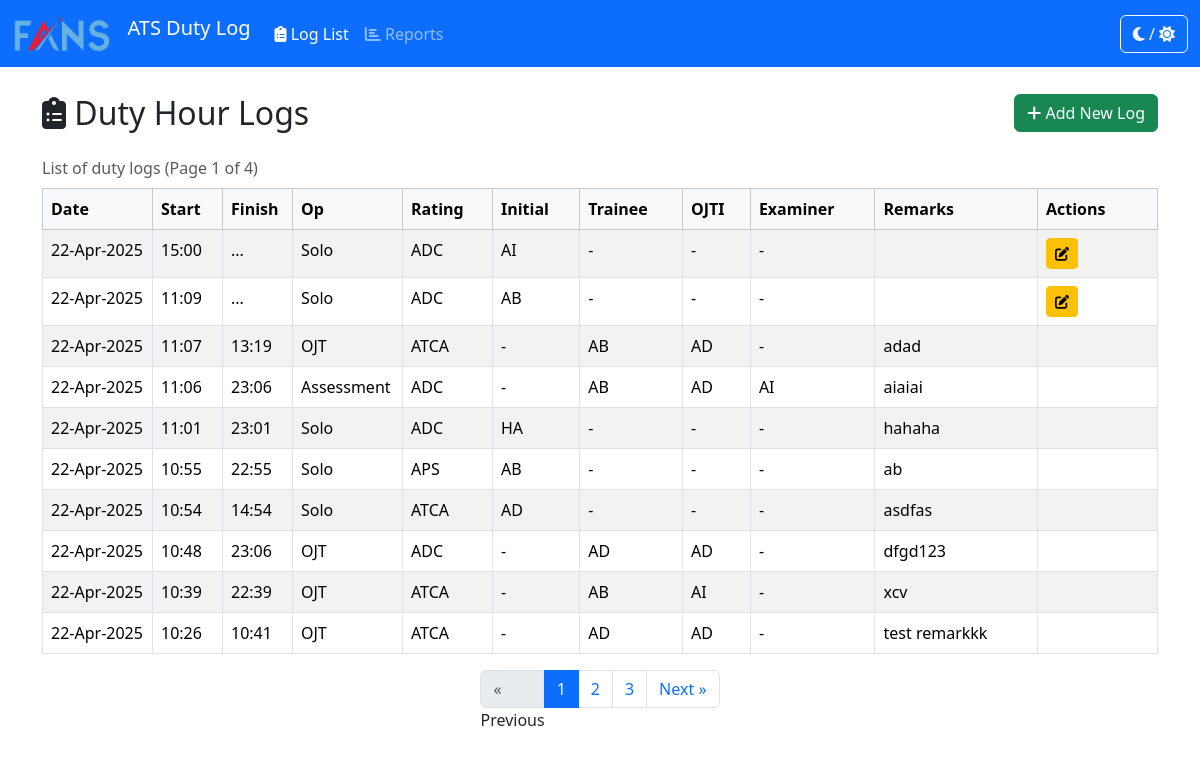
/logs/, run on the app's committed database.
### duty_hour_log/models.py (models this page shows, shortened)
class DutyHourLog(models.Model):
    OP_CHOICES = [
        ('', '---------'), # Add a blank choice
        ('Solo', 'Solo'),
        ('OJT', 'OJT'),
        ('Assessment', 'Assessment'),
    ]
    RATING_CHOICES = [
        ('ADC', 'ADC'),
        ('APP', 'APP'),
        ('APS', 'APS'),
        ('ATCA', 'ATCA'),
    ]
    op = models.CharField(
        max_length=20,
        choices=OP_CHOICES,
        verbose_name="Operation Type"
    )
    date = models.DateField()
    start_time = models.TimeField(verbose_name="Start Time")
    finish_time = models.TimeField(verbose_name="Finish Time", null=True, blank=True)
    rating = models.CharField(
        max_length=10,
        choices=RATING_CHOICES
    )
    initial = models.ForeignKey(
        Initial,
        on_delete=models.PROTECT,
        verbose_name="Initial (Controller)", # For Solo operations
        related_name='duty_logs_as_primary',
        null=True, # Made optional
        blank=True  # Made optional
    )
    ojti = models.ForeignKey(
        Initial,
        on_delete=models.PROTECT,
        null=True,
        blank=True,
        verbose_name="OJTI",
        related_name='duty_logs_as_ojti',
        help_text="Select for OJT operations."
    )
    examiner = models.ForeignKey(
        Initial,
        on_delete=models.PROTECT,
        null=True,
        blank=True,
        verbose_name="Examiner",
        related_name='duty_logs_as_examiner',
        help_text="Select for Assessment operations."
    )
    trainee = models.ForeignKey( # NEW FIELD
        Initial,
        on_delete=models.PROTECT,
        null=True,
        blank=True,
        verbose_name="Trainee",
        related_name='duty_logs_as_trainee',
        help_text="Select for OJT or Assessment operations."
    )
    remarks = models.TextField(blank=True, null=True)
    created_at = models.DateTimeField(auto_now_add=True)
    updated_at = models.DateTimeField(auto_now=True)
    class Meta:
        ordering = ['-date', '-start_time']
        verbose_name = "Duty Hour Log"
        verbose_name_plural = "Duty Hour Logs"

class Initial(models.Model):
    code = models.CharField(max_length=10, unique=True, help_text="Unique code/identifier for the Initial (e.g., 'JDS')")
    full_name = models.CharField(max_length=100, blank=True, null=True, help_text="Optional full name associated with the initial")
    is_active = models.BooleanField(default=True, help_text="Mark if this initial is currently active")
    class Meta:
        verbose_name = "Initial"
        verbose_name_plural = "Initials"
        ordering = ['code']

### duty_hour_log/views.py (the view)
# urls.py: path('', lambda request: redirect('log_list', permanent=False)), # Requires from django.shortcuts import redirect
def log_list(request):
    log_list_all = DutyHourLog.objects.all().order_by('-date', '-start_time')
    paginator = Paginator(log_list_all, 10) # Show 10 logs per page.
    page_number = request.GET.get('page')
    page_obj = paginator.get_page(page_number)
    active_initials = list(Initial.objects.filter(is_active=True).values('id', 'code'))
    op_choices = [{'value': c[0], 'display': c[1]} for c in DutyHourLog.OP_CHOICES]
    rating_choices = [{'value': c[0], 'display': c[1]} for c in DutyHourLog.RATING_CHOICES]
    context = {
        'page_obj': page_obj,
        'active_initials_json': json.dumps(active_initials), # Pass initials as JSON
        'op_choices_json': json.dumps(op_choices), # Pass choices as JSON
        'rating_choices_json': json.dumps(rating_choices), # Pass choices as JSON
        'today_date': date.today().isoformat(), # Default date for new row
    }
    return render(request, 'duty_hour_log/log_list_inline.html', context) # Use a new template name

### duty_hour_log/templates/duty_hour_log/log_list_inline.html (shortened to what this page needs)
{% extends 'duty_hour_log/base.html' %}
{% load static %}
{% block content %}
    <div class="row">
        <div class="col-12">
            <div class="d-flex justify-content-between align-items-center mb-3">
                 <h2 class="mb-0"><i class="fas fa-clipboard-list"></i> Duty Hour Logs</h2>
                 <button id="addLogRowBtn" class="btn btn-success"><i class="fas fa-plus"></i> Add New Log</button>
            </div>
            <div class="table-responsive">
                <table class="table table-striped table-hover table-bordered caption-top">
                    <caption>
                        List of duty logs {% if page_obj %}(Page {{ page_obj.number }} of {{ page_obj.paginator.num_pages }}){% endif %}
                    </caption>
                    <thead class="table-light">
                        <tr>
                            <th style="width: 110px;">Date</th>
                            <th style="width: 70px;">Start</th>
                            <th style="width: 70px;">Finish</th>
                            <th style="width: 110px;">Op</th>
                            <th style="width: 90px;">Rating</th>
                            <th>Initial</th>
                            <th>Trainee</th>
                            <th>OJTI</th>
                            <th>Examiner</th>
                            <th>Remarks</th>
                            <th style="width: 120px;">Actions</th>
                        </tr>
                    </thead>
                    <tbody id="logTableBody">
                        {% if page_obj.object_list %}
                            {% for log in page_obj %}
                                {% include 'duty_hour_log/partials/log_table_row_static.html' with log=log %}
                            {% endfor %}
                        {% else %}
                            <tr>
                                <td colspan="11" class="text-center">No duty hour logs found.</td>
                            </tr>
                        {% endif %}
                    </tbody>
                </table>
            </div>
            {% if page_obj and page_obj.has_other_pages %}
            <nav aria-label="Log pagination">
                <ul class="pagination justify-content-center">
                    {% if page_obj.has_previous %}
                        <li class="page-item">
                            <a class="page-link" href="?page={{ page_obj.previous_page_number }}" aria-label="Previous">
                                <span aria-hidden="true">«</span> Previous
                            </a>
                        </li>
                    {% else %}
                        <li class="page-item disabled">
                            <span class="page-link" aria-hidden="true">«</span> Previous
                        </li>
                    {% endif %}
                    {% for num in page_obj.paginator.page_range %}
                         {% if page_obj.number == num %}
                            <li class="page-item active" aria-current="page"><span class="page-link">{{ num }}</span></li>
                        {% elif num > page_obj.number|add:'-3' and num < page_obj.number|add:'3' %}
                            <li class="page-item"><a class="page-link" href="?page={{ num }}">{{ num }}</a></li>
                        {% endif %}
                    {% endfor %}
                    {% if page_obj.has_next %}
                        <li class="page-item">
                            <a class="page-link" href="?page={{ page_obj.next_page_number }}" aria-label="Next">
                                Next <span aria-hidden="true">»</span>
                            </a>
                        </li>
                    {% else %}
                        <li class="page-item disabled">
                            <span class="page-link">Next <span aria-hidden="true">»</span></span>
                        </li>
                    {% endif %}
                </ul>
            </nav>
            {% endif %}
        </div>
    </div>
{% endblock %}

### duty_hour_log/templates/duty_hour_log/partials/log_table_row_static.html
<tr data-log-id="{{ log.pk }}" data-start-time="{{ log.start_time|time:"H:i" }}">
    <td>{{ log.date|date:"d-M-Y" }}</td>
    <td>{{ log.start_time|time:"H:i" }}</td>
    <td class="td-finish-time" data-finish-time="{{ log.finish_time|time:"H:i"|default:'' }}">
        {{ log.finish_time|time:"H:i"|default:"..." }}
    </td>
    <td>{{ log.get_op_display }}</td>
    <td>{{ log.get_rating_display }}</td>
    <td>{{ log.initial.code|default:"-" }}</td>
    <td>{{ log.trainee.code|default:"-" }}</td>
    <td>{{ log.ojti.code|default:"-" }}</td>
    <td>{{ log.examiner.code|default:"-" }}</td>
    <td class="td-remarks" data-remarks="{{ log.remarks|default:'' }}">
        {{ log.remarks|default:""|truncatechars:30 }}
    </td>
    <td class="td-actions">
        {% if not log.finish_time %}
        <button type="button" class="btn btn-sm btn-warning edit-inline-btn" title="Edit Finish/Remarks">
            <i class="fas fa-edit"></i>
        </button>
        {% endif %}
    </td>
</tr>

### duty_hour_log/templates/duty_hour_log/base.html (style rules this page uses)
body { padding-top: 70px; transition: background-color 0.3s, color 0.3s; }
.table-responsive { margin-top: 1rem; }

### data on the page
DutyHourLog: date "22-Apr-2025", start_time "15:00", finish_time "...", op "Solo", rating "ADC", initial.code "AI", trainee.code "-", ojti.code "-", examiner.code "-"
DutyHourLog: date "22-Apr-2025", start_time "11:09", finish_time "...", op "Solo", rating "ADC", initial.code "AB", trainee.code "-", ojti.code "-", examiner.code "-"
DutyHourLog: date "22-Apr-2025", start_time "11:07", finish_time "13:19", op "OJT", rating "ATCA", initial.code "-", trainee.code "AB", ojti.code "AD", examiner.code "-", remarks "adad"
DutyHourLog: date "22-Apr-2025", start_time "11:06", finish_time "23:06", op "Assessment", rating "ADC", initial.code "-", trainee.code "AB", ojti.code "AD", examiner.code "AI", remarks "aiaiai"
DutyHourLog: date "22-Apr-2025", start_time "11:01", finish_time "23:01", op "Solo", rating "ADC", initial.code "HA", trainee.code "-", ojti.code "-", examiner.code "-", remarks "hahaha"
DutyHourLog: date "22-Apr-2025", start_time "10:55", finish_time "22:55", op "Solo", rating "APS", initial.code "AB", trainee.code "-", ojti.code "-", examiner.code "-", remarks "ab"
DutyHourLog: date "22-Apr-2025", start_time "10:54", finish_time "14:54", op "Solo", rating "ATCA", initial.code "AD", trainee.code "-", ojti.code "-", examiner.code "-", remarks "asdfas"
DutyHourLog: date "22-Apr-2025", start_time "10:48", finish_time "23:06", op "OJT", rating "ADC", initial.code "-", trainee.code "AD", ojti.code "AD", examiner.code "-", remarks "dfgd123"
DutyHourLog: date "22-Apr-2025", start_time "10:39", finish_time "22:39", op "OJT", rating "ATCA", initial.code "-", trainee.code "AB", ojti.code "AI", examiner.code "-", remarks "xcv"
DutyHourLog: date "22-Apr-2025", start_time "10:26", finish_time "10:41", op "OJT", rating "ATCA", initial.code "-", trainee.code "AD", ojti.code "AD", examiner.code "-", remarks "test remarkkk"

### other printed values
{{ page_obj.number }} "1"
{{ page_obj.paginator.num_pages }} "4"
{{ num }} "1"
{{ num }} "2" "3"
